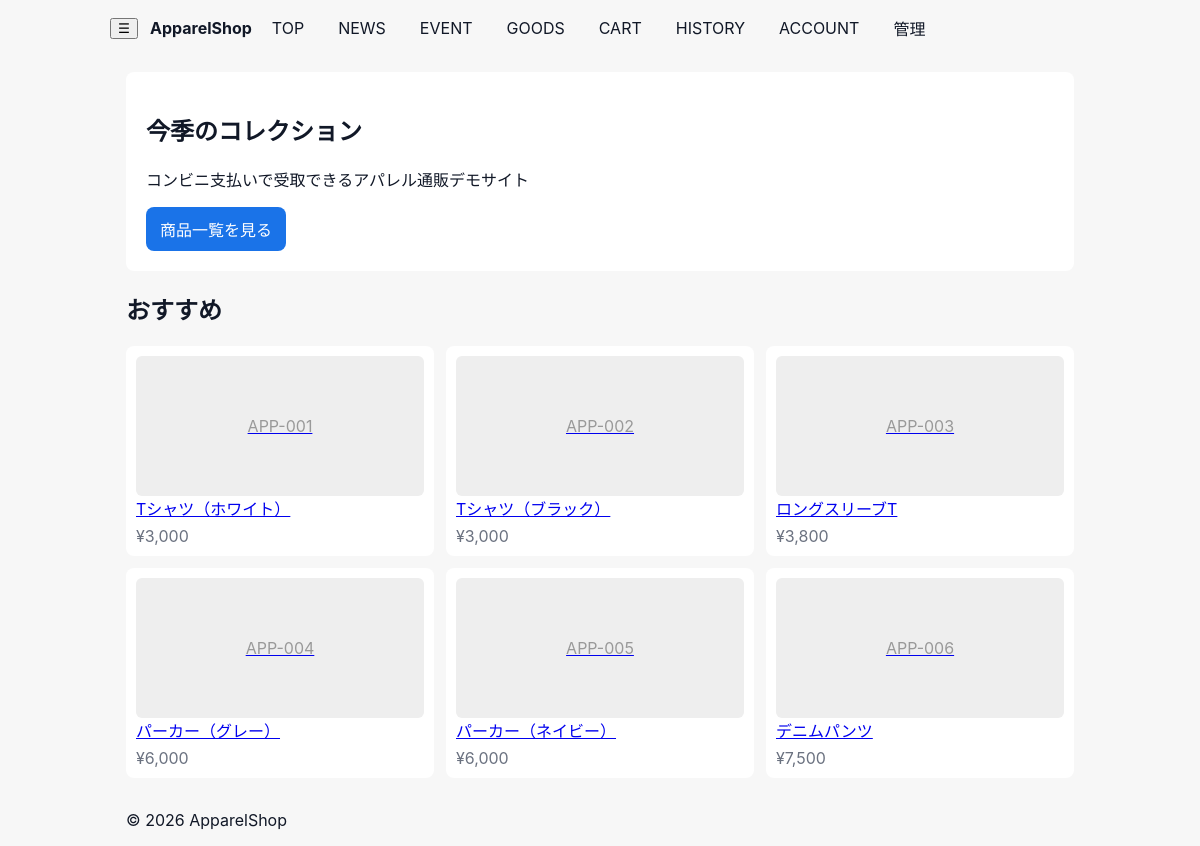
The page / on the database its author committed.
### tables this page shows
CREATE TABLE products(id TEXT PRIMARY KEY, name TEXT, price INTEGER, stock INTEGER, meta TEXT);

### app.py (the view)
@app.route('/')
def index():
    db = get_db(); cur = db.cursor()
    cur.execute('SELECT id, name, price, stock FROM products LIMIT 6')
    featured = [dict(r) for r in cur.fetchall()]
    return render_template('index.html', featured=featured)

### app.py (called while the page is built)
def get_db():
    db = getattr(g, '_database', None)
    if db is None:
        db = g._database = sqlite3.connect(DB_PATH)
        db.row_factory = sqlite3.Row
    return db

@app.teardown_appcontext
def close_conn(exc):
    db = getattr(g, '_database', None)
    if db is not None:
        db.close()

### templates/index.html (shortened to what this page needs)
{% extends "base.html" %}
{% block content %}
  <section class="hero">
    <h1>今季のコレクション</h1>
    <p>コンビニ支払いで受取できるアパレル通販デモサイト</p>
    <a href="/goods" class="cta">商品一覧を見る</a>
  </section>
  <section>
    <h2>おすすめ</h2>
    <div class="grid">
      {% for p in featured %}
        <div class="card">
          <a href="/product/{{ p.id }}"><div class="thumb">{{ p.id }}</div></a>
          <div class="title"><a href="/product/{{ p.id }}">{{ p.name }}</a></div>
          <div class="price">¥{{ '{:,}'.format(p.price) }}</div>
        </div>
      {% endfor %}
    </div>
  </section>
{% endblock %}

### templates/base.html (shortened to what this page needs)
<!doctype html>
<html lang="ja">
<head>
  <link rel="stylesheet" href="/static/css/styles.css">
</head>
<body>
  <header class="header">
    <div class="bar container">
      <button class="burger" aria-label="メニュー" aria-expanded="false">☰</button>
      <div class="logo"><a href="/">ApparelShop</a></div>
      <nav class="menu">
        <a href="/">TOP</a>
        <a href="/news">NEWS</a>
        <a href="/goods">EVENT</a>
        <a href="/goods">GOODS</a>
        <a href="/cart" class="cart">CART <span id="cart-badge" class="badge">0</span></a>
        <a href="/history">HISTORY</a>
        <a href="/account">ACCOUNT</a>
        <a href="/admin/orders">管理</a>
      </nav>
    </div>
  </header>
  <main class="container">
    {% block content %}{% endblock %}
  </main>
  <footer class="footer container">© 2026 ApparelShop</footer>
</body>
</html>

### static/css/styles.css (style rules this page uses)
:root { --bg:#f7f7f7; --surface:#ffffff; --text:#111827; --muted:#6b7280; --accent:#1a73e8; --accent-2:#ff6b6b; }
* { box-sizing:border-box }
body { font-family:Inter, system-ui, -apple-system, 'Noto Sans JP', 'Hiragino Kaku Gothic ProN', 'Yu Gothic', sans-serif;margin:0;background:var(--bg);color:var(--text); }
.container { padding:16px;max-width:980px;margin:0 auto }
.header .bar { display:flex;align-items:center;gap:12px;padding:10px 0 }
.logo a { font-weight:700;text-decoration:none;color:var(--text) }
.menu { display:flex;gap:10px;align-items:center }
.menu a { text-decoration:none;color:var(--text);padding:6px 8px }
.hero { background:var(--surface);padding:20px;border-radius:8px;margin-bottom:12px }
.cta { background:var(--accent);color:#fff;padding:10px 14px;border-radius:8px;text-decoration:none;display:inline-block }
.grid { display:grid;grid-template-columns:repeat(1,1fr);gap:12px }
.card { background:var(--surface);padding:10px;border-radius:8px }
.thumb { background:#eee;height:140px;display:flex;align-items:center;justify-content:center;border-radius:6px;color:#999 }
.price { color:var(--muted);margin-top:6px }
@media (min-width:768px) { .grid { grid-template-columns:repeat(3,1fr) } }
@media (min-width:768px) { .menu { gap:18px } }

### rows shown on the page
products: id "APP-001", name "Tシャツ（ホワイト）", price "3,000"
products: id "APP-002", name "Tシャツ（ブラック）", price "3,000"
products: id "APP-003", name "ロングスリーブT", price "3,800"
products: id "APP-004", name "パーカー（グレー）", price "6,000"
products: id "APP-005", name "パーカー（ネイビー）", price "6,000"
products: id "APP-006", name "デニムパンツ", price "7,500"
